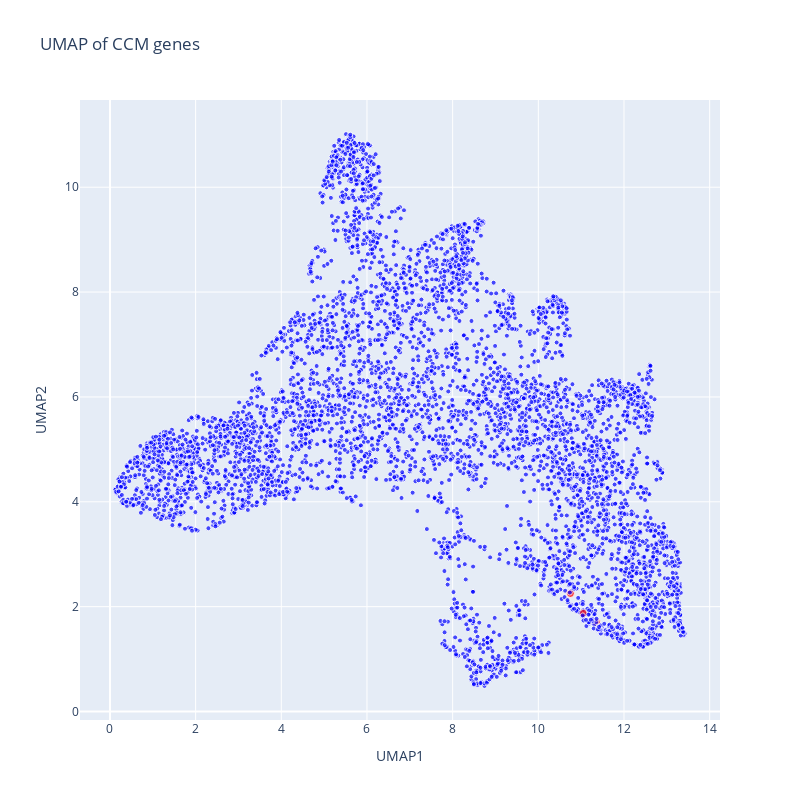

Notebook cell for this chart:
### Code cell
layout = go.Layout(
    title="UMAP of CCM genes",
    xaxis=dict(title="UMAP1"),
    yaxis=dict(title="UMAP2"),
    width=800,
    height=800,
)

data = [
    go.Scatter(
        x=embedding_of_ccm[:, 0],
        y=embedding_of_ccm[:, 1],
        mode="markers",
        marker=dict(
            color=["red" if gene in [YOX1, YHP1, CLN3] else "blue" for gene in genes],
            size=[8 if gene in [YOX1, YHP1, CLN3] else 5 for gene in genes],
        ),
        text=genes,
        hoverinfo="text",
    )
]

fig = go.Figure(data=data, layout=layout)
fig.show()

### Figure 1 — Plotly figure (JSON) as saved in the notebook; plotly's stock layout.template omitted (floating-point values rounded to 4 significant figures; data arrays with more than 128 entries replaced by an {"elided": "..."} marker saying what was removed)
{"data": [{"hoverinfo": "text", "marker": {"color": {"elided": "5690 str values"}, "size": {"elided": "5690 int values"}}, "mode": "markers", "text": {"elided": "5690 str values"}, "type": "scatter", "x": {"elided": "5690 float values"}, "y": {"elided": "5690 float values"}}], "layout": {"height": 800, "title": {"text": "UMAP of CCM genes"}, "width": 800, "xaxis": {"title": {"text": "UMAP1"}}, "yaxis": {"title": {"text": "UMAP2"}}}}
